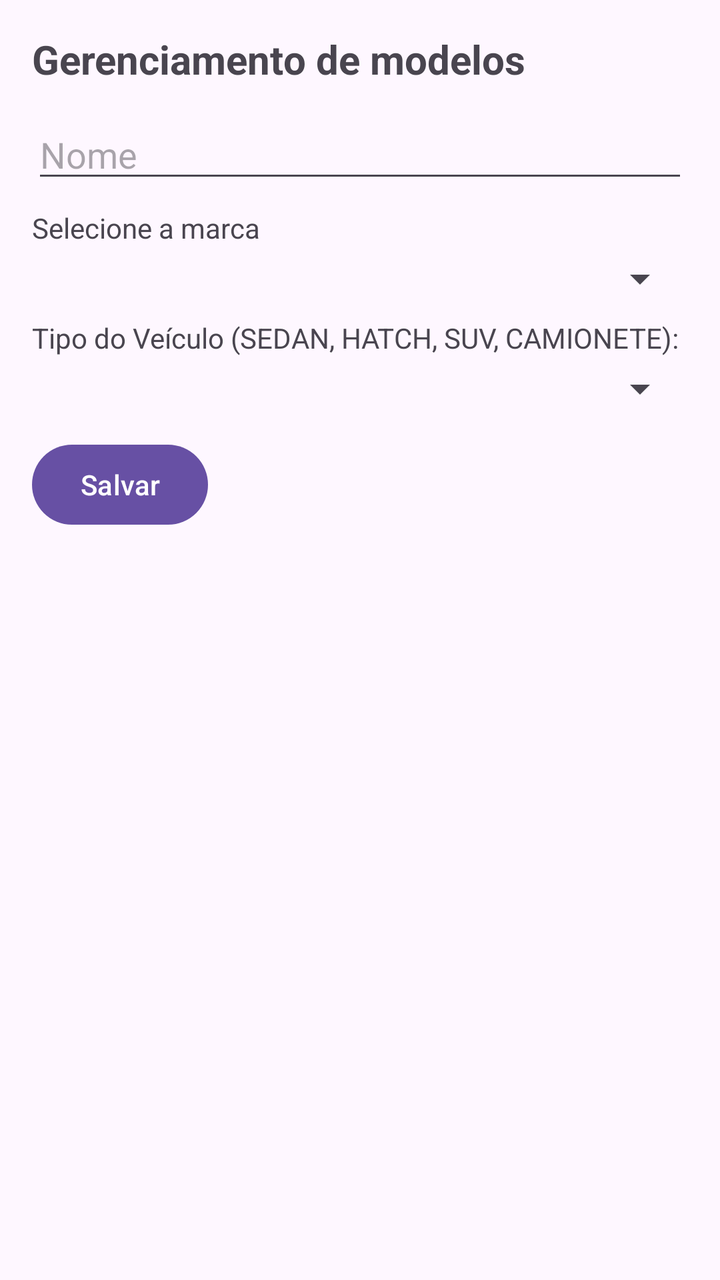
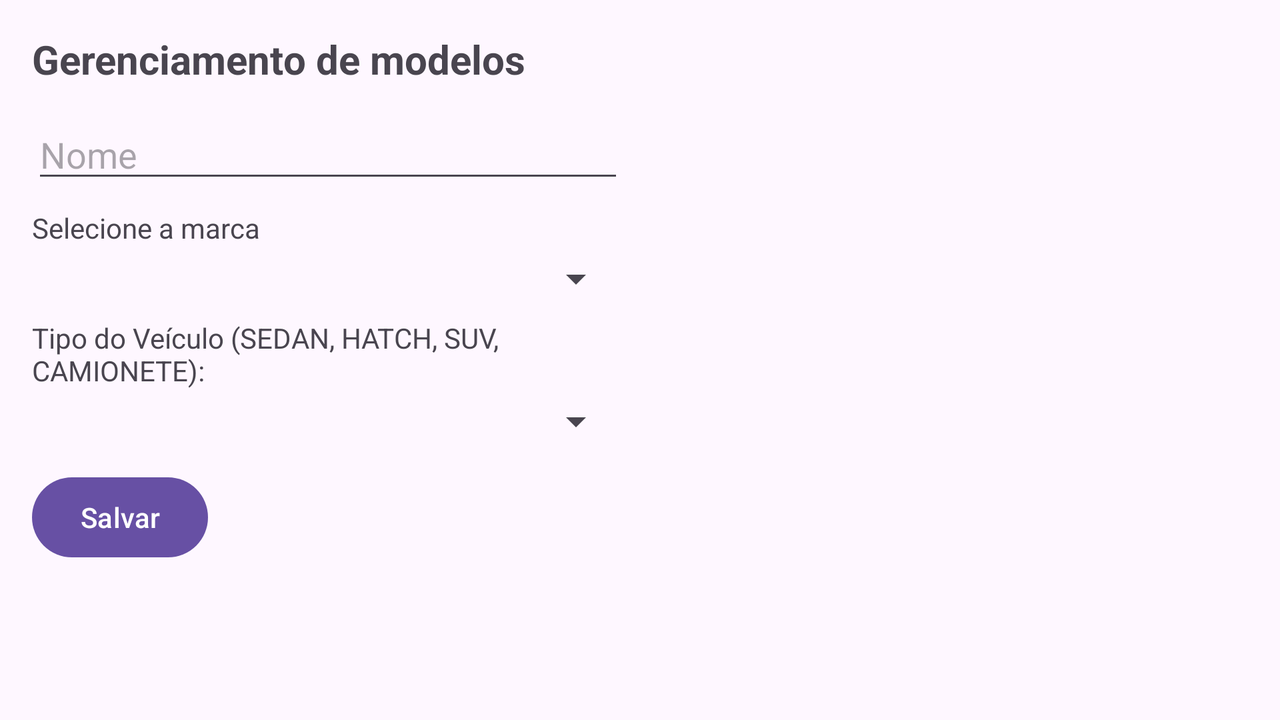

Two renders of one Android screen. The first uses the default layout on a phone; the second uses the alternative layout the repository ships for a different screen configuration, on a matching device. The two XML files are below.
<!-- AndroidManifest.xml: application theme Theme.Atividade2 -->
<!-- res/layout/activity_modelos.xml -->
<?xml version="1.0" encoding="utf-8"?>
<LinearLayout xmlns:android="http://schemas.android.com/apk/res/android"
    android:id="@+id/main"
    android:layout_width="match_parent"
    android:layout_height="match_parent"
    android:orientation="vertical"
    android:padding="16dp">

    <TextView
        android:layout_width="match_parent"
        android:layout_height="wrap_content"
        android:text="@string/gerenciamentoModelos"
        android:textSize="20sp"
        android:textStyle="bold"
        android:layout_marginBottom="12dp"/>

    <EditText
        android:id="@+id/edNomeModelo"
        android:layout_width="match_parent"
        android:layout_height="wrap_content"
        android:hint="@string/nome"
        android:inputType="text"
        android:layout_marginBottom="8dp"/>

    <TextView
        android:layout_width="match_parent"
        android:layout_height="wrap_content"
        android:text="@string/selecioneMarca"
        android:textSize="14sp"
        android:layout_marginBottom="4dp"/>

    <Spinner
        android:id="@+id/spinnerMarca"
        android:layout_width="match_parent"
        android:layout_height="wrap_content"
        android:layout_marginBottom="8dp"/>

    <TextView
        android:layout_width="match_parent"
        android:layout_height="wrap_content"
        android:text="@string/tipoVeiculo"
        android:textSize="14sp"
        android:layout_marginBottom="4dp"/>

    <Spinner
        android:id="@+id/spinnerTipo"
        android:layout_width="match_parent"
        android:layout_height="wrap_content"
        android:layout_marginBottom="12dp" />

    <Button
        android:id="@+id/btSalvarModelo"
        android:layout_width="wrap_content"
        android:layout_height="wrap_content"
        android:text="@string/salvar"
        android:layout_marginEnd="8dp"/>

    <ListView
        android:id="@+id/lista_modelos"
        android:layout_width="match_parent"
        android:layout_height="match_parent"/>

</LinearLayout>
<!-- resources referenced by this layout -->
<resources>
  <string name="gerenciamentoModelos">Gerenciamento de modelos</string>
  <string name="nome">Nome</string>
  <string name="salvar">Salvar</string>
  <string name="selecioneMarca">Selecione a marca</string>
  <string name="tipoVeiculo">Tipo do Veículo (SEDAN, HATCH, SUV, CAMIONETE):</string>
  <style name="Theme.Atividade2" parent="Base.Theme.Atividade2" />
  <style name="Base.Theme.Atividade2" parent="Theme.Material3.DayNight.NoActionBar">
          
          
      </style>
</resources>
<!-- res/layout-land/activity_modelos.xml (the repository's variant of the layout above) -->
<!-- drawn on the phone turned sideways -->
<?xml version="1.0" encoding="utf-8"?>
<LinearLayout xmlns:android="http://schemas.android.com/apk/res/android"
    android:id="@+id/main"
    android:layout_width="match_parent"
    android:layout_height="match_parent"
    android:orientation="vertical"
    android:padding="16dp">

    <TextView
        android:layout_width="match_parent"
        android:layout_height="wrap_content"
        android:text="@string/gerenciamentoModelos"
        android:textSize="20sp"
        android:textStyle="bold"
        android:layout_marginBottom="12dp"/>

    <LinearLayout
        android:layout_width="match_parent"
        android:layout_height="0dp"
        android:layout_weight="1"
        android:orientation="horizontal">

        <ScrollView
            android:layout_width="0dp"
            android:layout_height="match_parent"
            android:layout_weight="1"
            android:layout_marginEnd="8dp">

            <LinearLayout
                android:layout_width="match_parent"
                android:layout_height="wrap_content"
                android:orientation="vertical">

                <EditText
                    android:id="@+id/edNomeModelo"
                    android:layout_width="match_parent"
                    android:layout_height="wrap_content"
                    android:hint="@string/nome"
                    android:inputType="text"
                    android:layout_marginBottom="8dp"/>

                <TextView
                    android:layout_width="match_parent"
                    android:layout_height="wrap_content"
                    android:text="@string/selecioneMarca"
                    android:textSize="14sp"
                    android:layout_marginBottom="4dp"/>

                <Spinner
                    android:id="@+id/spinnerMarca"
                    android:layout_width="match_parent"
                    android:layout_height="wrap_content"
                    android:layout_marginBottom="8dp"/>

                <TextView
                    android:layout_width="match_parent"
                    android:layout_height="wrap_content"
                    android:text="@string/tipoVeiculo"
                    android:textSize="14sp"
                    android:layout_marginBottom="4dp"/>

                <Spinner
                    android:id="@+id/spinnerTipo"
                    android:layout_width="match_parent"
                    android:layout_height="wrap_content"
                    android:layout_marginBottom="12dp" />

                <Button
                    android:id="@+id/btSalvarModelo"
                    android:layout_width="wrap_content"
                    android:layout_height="wrap_content"
                    android:text="@string/salvar"
                    android:layout_marginEnd="8dp"/>
            </LinearLayout>
        </ScrollView>

        <ListView
            android:id="@+id/lista_modelos"
            android:layout_width="0dp"
            android:layout_height="match_parent"
            android:layout_weight="1"
            android:layout_marginStart="8dp"/>
    </LinearLayout>

</LinearLayout>
